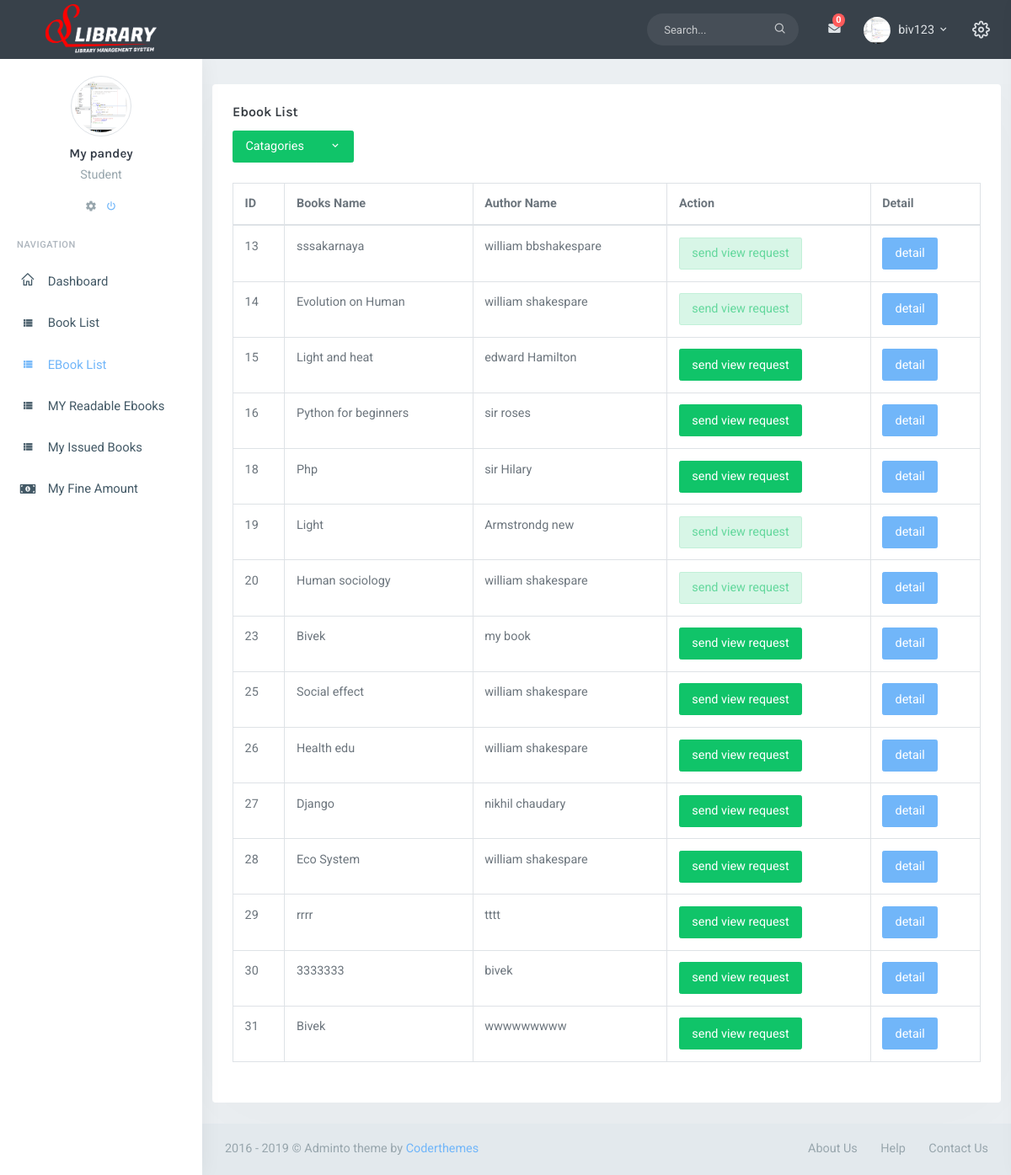
The page /list-ebooks/ (signed in) on the database as committed earlier.
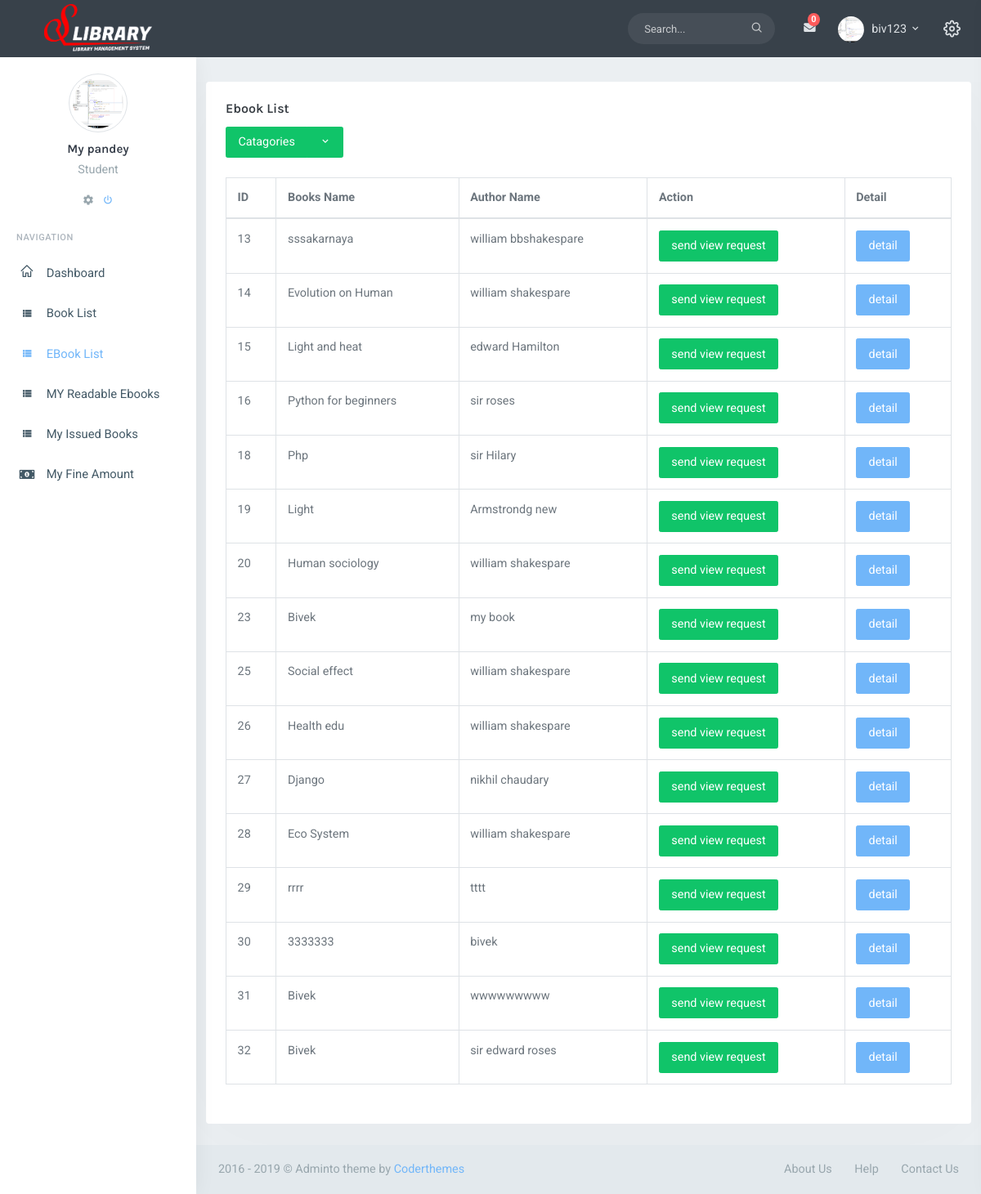
The same page on the database as committed later.
### operations/models.py (models this page shows, shortened)
class Ebooks(models.Model):
	name=models.CharField(max_length=100)
	book=models.FileField(upload_to='files')
	author_name=models.CharField(max_length=100)
	cover_image=models.ImageField(upload_to='image', default='image/bookim.png')
	added_date=models.DateTimeField(auto_now_add=True, null=True)
	catagory = models.ForeignKey(Catagory, on_delete=models.CASCADE, null=True)

### operations/views.py (the view)
# urls.py: path('list-ebooks/', ListEbooks.as_view(), name='list-ebooks'),
class ListEbooks(LoginRequiredMixin, ListView):
    template_name='operations/ebook-list.html'
    queryset=Ebooks.objects.all()
    def get_context_data(self, *args, **kwargs):
        context=super(ListEbooks,self).get_context_data(*args, **kwargs)
        ebooks=self.queryset
        catagory=Catagory.objects.all()
        req_list=[]
        ebook_req=EbookRequest.objects.filter(requested_by=self.request.user)
        readable=EbookRequestHistory.objects.filter(
            requested_by=self.request.user,
            readable=True)
        for i in readable:
            req_list.append(i.ebook.id)
        for i in ebook_req:
            req_list.append(i.ebook.id)
        context.update({
            'ebooks':ebooks,
            'catagory':catagory,
            'req_list':req_list,
            })
        return context

### operations/context_processors.py (called while the page is built)
def my_context_processor(request):
    if request.user.is_authenticated:
        count=Message.objects.filter(posted_to=request.user, read=False).count()
        msgs=Message.objects.filter(posted_to=request.user).order_by('Posted_on')[::-1]
        sent_msgs=Message.objects.filter(
            posted_by=request.user).order_by('Posted_on')[::-1]
        return {
            'count': count,
            'msgs':msgs,
            'sent_msgs':sent_msgs
        }
    return {}

def get_all_catagory(request):
    catagories=Catagory.objects.all()
    return {'catagories':catagories}

def issue_requests(request):
    issue_requests=EbookRequest.objects.all().count()
    return {'issue_requests':issue_requests}

### operations/templates/operations/ebook-list.html (shortened to what this page needs)
{%extends 'operations/index.html'%}
{% block content %}
{% if ebooks%}
<div class="row">
  <div class="col-12">
    <div class="card-box table-responsive">
      <h4 class="mt-0 header-title">Ebook List</h4>
      <div class="btn-group dropdown mt-1">
        <button type="button" class="btn btn-success waves-effect waves-light">Catagories</button>
        <button type="button" class="btn btn-success dropdown-toggle waves-effect waves-light" data-toggle="dropdown" aria-expanded="false"><i class="mdi mdi-chevron-down"></i></button>
      </div>
      {% if request.user.Role == 'Student' %}
      <table id="responsive-datatable1" class="table table-bordered table-bordered dt-responsive nowrap">
      {% else %}
      <table id="selection-table1" class="table table-bordered dt-responsive nowrap">
      {% endif %}
        <thead>
          <tr>
            <th>ID</th>
            <th>Books Name</th>
            <th>Author Name</th>
            {% if request.user.Role == 'Student'%}
            <th>Action</th>
            {% endif %}
            <td><b>Detail</b></td>
          </tr>
        </thead>
        <tbody>
          {% for book in ebooks.all %}
          <tr>
            <td>{{book.id}}</td>
            <td>{{book.name}}</td>
            <td>{{book.author_name}}</td>
             {% if request.user.Role == 'Student'%}
             {% if book.id in req_list %}
             <td><a href="{% url 'view-request' book.id%}">
             <button type="button" class="btn btn-lighten-success waves-effect  width-md waves-success" disabled="">send view request</button>
             </a> </td>
             {% else %}
             <td>
             <a href="{% url 'view-request' book.id%}">
             <button type="button" onclick="ebookreqalert()" class="btn btn-success waves-effect width-md waves-light">send view request</button>
             </a>
             </td>
             {% endif %}
             {% endif %}
             <td><a href="{% url 'detail-ebook' book.id%}">
             <button class="btn btn-primary">detail</button>
             </a></td>
           </tr>
           {% endfor %}
         </tbody>
       </table>
     </div>
   </div>
 </div>
 {% else %}
 <h1>No EBooks Uploaded</h1>
 {% endif %}
 {% endblock %}

Rows that differ between the two databases and show on the page:
added Ebooks: id "32", name "Bivek", author_name "sir edward roses", shows "send view request"
